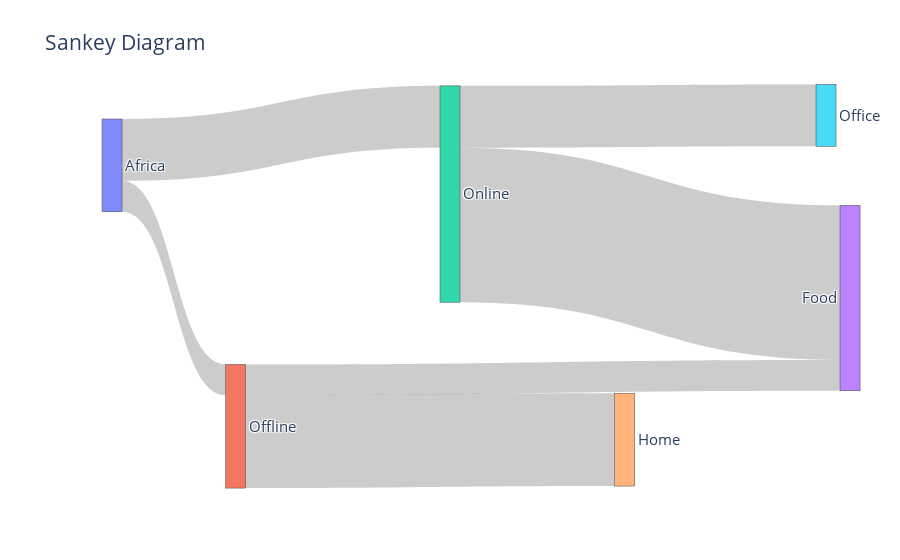

The notebook cell saved with this chart:
### Code cell
# 생키 다이어그램 차트 그리기

A = go.Sankey(node = dict(label = ["Africa", "Offline", "Online", "Food", "Home", "Office"]),
              link = dict(source = [0, 0, 1, 1, 2, 2, 2],
                          target = [1, 2, 3, 4, 5, 3, 3],
                          value = [100, 200, 100, 300, 200, 500]))

data = [A]
layout = go.Layout(title = 'Sankey Diagram', font_size = 15)
fig = go.Figure(data, layout)
fig.show()

### Figure 1 — Plotly figure (JSON) as saved in the notebook; plotly's stock layout.template omitted (floating-point values rounded to 4 significant figures)
{"data": [{"link": {"source": [0, 0, 1, 1, 2, 2, 2], "target": [1, 2, 3, 4, 5, 3, 3], "value": [100, 200, 100, 300, 200, 500]}, "node": {"label": ["Africa", "Offline", "Online", "Food", "Home", "Office"], "x": [0.0433, 0.2104, 0.5, 1.041, 0.7361, 1.008], "y": [0.172, 0.8586, 0.2475, 0.5212, 0.8939, 0.0404]}, "type": "sankey"}], "layout": {"autosize": true, "font": {"size": 15}, "title": {"text": "Sankey Diagram"}}}
